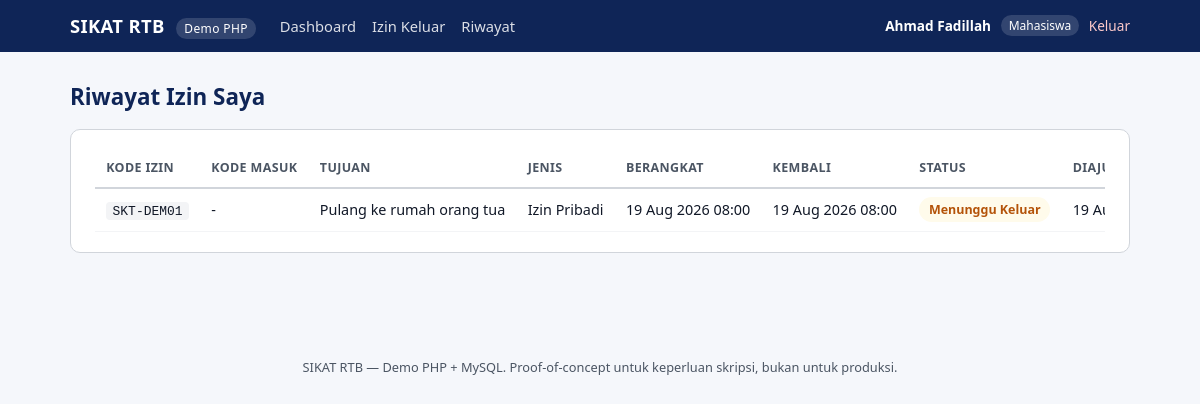
Screenshot of /student/history.php (signed in) with the database file from the repository.
### tables this page shows
CREATE TABLE IF NOT EXISTS permits (
  id INT AUTO_INCREMENT PRIMARY KEY,
  resident_id INT NOT NULL,
  permit_code VARCHAR(100) NOT NULL UNIQUE,
  qr_token VARCHAR(255) NOT NULL UNIQUE,
  destination VARCHAR(255) NOT NULL,
  permit_type VARCHAR(50) NOT NULL DEFAULT 'IZIN_PRIBADI',
  planned_departure_at DATETIME NOT NULL,
  planned_return_at DATETIME NOT NULL,
  entry_code VARCHAR(50),
  status VARCHAR(30) NOT NULL,
  created_at DATETIME NOT NULL DEFAULT CURRENT_TIMESTAMP,
  FOREIGN KEY (resident_id) REFERENCES master_residents(id)
);

### includes/helpers.php (called while the page is built, shortened)
<?php
function permitStatusLabel(string $status): string
{
    $labels = [
        'MENUNGGU_KELUAR' => 'Menunggu Keluar',
        'SEDANG_DI_LUAR'  => 'Sedang di Luar',
        'MENUNGGU_MASUK'  => 'Menunggu Masuk',
        'SELESAI'         => 'Selesai',
        'DIBATALKAN'      => 'Dibatalkan',
    ];
    return $labels[$status] ?? $status;
}
function permitStatusBadgeClass(string $status): string
{
    $classes = [
        'MENUNGGU_KELUAR' => 'badge badge-waiting',
        'SEDANG_DI_LUAR'  => 'badge badge-outside',
        'MENUNGGU_MASUK'  => 'badge badge-waiting',
        'SELESAI'         => 'badge badge-done',
        'DIBATALKAN'      => 'badge badge-cancelled',
    ];
    return $classes[$status] ?? 'badge';
}
function permitTypeLabel(string $type): string
{
    $labels = [
        'IZIN_PRIBADI'        => 'Izin Pribadi',
        'IZIN_AKADEMIK'       => 'Izin Akademik',
        'IZIN_KESEHATAN'      => 'Izin Kesehatan',
        'KEPERLUAN_KELUARGA'  => 'Keperluan Keluarga',
        'LAINNYA'             => 'Lainnya',
    ];
    return $labels[$type] ?? $type;
}
function formatDateTime(?string $value): string
{
    $timestamp = strtotime($value);
    return date('d M Y H:i', $timestamp);
}
function h(?string $value): string
{
    return htmlspecialchars($value ?? '', ENT_QUOTES, 'UTF-8');
}

### student/history.php (the view, shortened to what this page needs)
<?php
require_once __DIR__ . '/../includes/helpers.php';
$user = requireRole('STUDENT');
$db   = getDb();
$stmt = $db->prepare('SELECT r.id FROM master_residents r JOIN accounts a ON a.resident_id = r.id WHERE a.id = ?');
$stmt->execute([$user['id']]);
$resident = $stmt->fetch();
$permits = [];
if ($resident) {
    $stmt = $db->prepare('SELECT * FROM permits WHERE resident_id = ? ORDER BY created_at DESC');
    $stmt->execute([$resident['id']]);
    $permits = $stmt->fetchAll();
}
require __DIR__ . '/../includes/layout_start.php';
?>
<section class="card">
<?php if (!$permits): ?>
    <p class="muted">Belum ada riwayat izin.</p>
<?php else: ?>
    <div class="table-wrap">
    <table class="data-table">
        <thead>
        <tr>
            <th>Kode Izin</th>
            <th>Kode Masuk</th>
            <th>Tujuan</th>
            <th>Jenis</th>
            <th>Berangkat</th>
            <th>Kembali</th>
            <th>Status</th>
            <th>Diajukan</th>
        </tr>
        </thead>
        <tbody>
        <?php foreach ($permits as $permit): ?>
            <tr>
                <td><code><?= h($permit['permit_code']) ?></code></td>
                <td><?= $permit['entry_code'] ? '<code>' . h($permit['entry_code']) . '</code>' : '-' ?></td>
                <td><?= h($permit['destination']) ?></td>
                <td><?= h(permitTypeLabel($permit['permit_type'])) ?></td>
                <td><?= h(formatDateTime($permit['planned_departure_at'])) ?></td>
                <td><?= h(formatDateTime($permit['planned_return_at'])) ?></td>
                <td><span class="<?= h(permitStatusBadgeClass($permit['status'])) ?>"><?= h(permitStatusLabel($permit['status'])) ?></span></td>
                <td><?= h(formatDateTime($permit['created_at'])) ?></td>
            </tr>
        <?php endforeach; ?>
        </tbody>
    </table>
    </div>
<?php endif; ?>
</section>
<?php require __DIR__ . '/../includes/layout_end.php'; ?>

### assets/style.css (style rules this page uses)
:root { --navy: #0f2557; --blue: #1d4ed8; --blue-light: #eef2ff; --green: #15803d; --green-light: #ecfdf3; --red: #b91c1c; --red-light: #fef2f2; --amber: #b45309; --amber-light: #fffbeb; --gray-900: #111827; --gray-600: #4b5563; --gray-300: #d1d5db; --gray-100: #f3f4f6; --bg: #f5f7fb; --white: #ffffff; }
* { box-sizing: border-box; }
body { margin: 0; font-family: "Segoe UI", Arial, Helvetica, sans-serif; background: var(--bg); color: var(--gray-900); line-height: 1.5; }
.card { background: var(--white); border: 1px solid var(--gray-300); border-radius: 10px; padding: 1.25rem 1.5rem; margin-bottom: 1.25rem; }
.table-wrap { overflow-x: auto; }
.data-table { width: 100%; border-collapse: collapse; font-size: 0.9rem; }
.data-table th, .data-table td { padding: 0.55rem 0.7rem; border-bottom: 1px solid var(--gray-100); text-align: left; white-space: nowrap; }
.data-table th { color: var(--gray-600); font-size: 0.78rem; text-transform: uppercase; letter-spacing: 0.03em; border-bottom: 2px solid var(--gray-300); }
.badge { display: inline-block; padding: 0.2rem 0.6rem; border-radius: 999px; font-size: 0.78rem; font-weight: 600; background: var(--gray-100); color: var(--gray-600); }
.badge-waiting { background: var(--amber-light); color: var(--amber); }
code { background: var(--gray-100); padding: 0.1rem 0.4rem; border-radius: 4px; font-size: 0.9em; }

### rows the page displays
permits: permit_code "SKT-DEM01", destination "Pulang ke rumah orang tua", permit_type "Izin Pribadi", planned_departure_at "19 Aug 2026 08:00", planned_return_at "19 Aug 2026 08:00", status "Menunggu Keluar", created_at "19…"

### other values shown
$user['full_name'] "Ahmad Fadillah"
roleLabel($user['role']) "Mahasiswa"
$pageTitle "Riwayat Izin Saya"
